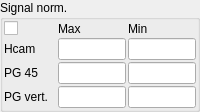
                     <widget class="QGroupBox" name="groupBox_13">
                      <property name="sizePolicy">
                       <sizepolicy hsizetype="Minimum" vsizetype="Minimum">
                        <horstretch>0</horstretch>
                        <verstretch>0</verstretch>
                       </sizepolicy>
                      </property>
                      <property name="styleSheet">
                       <string notr="true"/>
                      </property>
                      <property name="title">
                       <string>Signal norm.</string>
                      </property>
                      <layout class="QGridLayout" name="gridLayout_9" rowstretch="0">
                       <property name="sizeConstraint">
                        <enum>QLayout::SetMinimumSize</enum>
                       </property>
                       <property name="leftMargin">
                        <number>1</number>
                       </property>
                       <property name="topMargin">
                        <number>1</number>
                       </property>
                       <property name="rightMargin">
                        <number>1</number>
                       </property>
                       <property name="bottomMargin">
                        <number>1</number>
                       </property>
                       <property name="spacing">
                        <number>1</number>
                       </property>
                       <item row="0" column="0">
                        <layout class="QVBoxLayout" name="verticalLayout_28">
                         <property name="spacing">
                          <number>2</number>
                         </property>
                         <property name="sizeConstraint">
                          <enum>QLayout::SetMinimumSize</enum>
                         </property>
                         <item>
                          <layout class="QGridLayout" name="gridLayout_4">
                           <property name="sizeConstraint">
                            <enum>QLayout::SetMinimumSize</enum>
                           </property>
                           <item row="1" column="1">
                            <widget class="QLineEdit" name="lineEdit_hcam_max">
                             <property name="minimumSize">
                              <size>
                               <width>50</width>
                               <height>0</height>
                              </size>
                             </property>
                             <property name="maximumSize">
                              <size>
                               <width>68</width>
                               <height>16777215</height>
                              </size>
                             </property>
                            </widget>
                           </item>
                           <item row="1" column="0">
                            <widget class="QLabel" name="label_43">
                             <property name="maximumSize">
                              <size>
                               <width>64</width>
                               <height>16777215</height>
                              </size>
                             </property>
                             <property name="text">
                              <string>Hcam</string>
                             </property>
                            </widget>
                           </item>
                           <item row="0" column="1">
                            <widget class="QLabel" name="label_46">
                             <property name="maximumSize">
                              <size>
                               <width>40</width>
                               <height>16777215</height>
                              </size>
                             </property>
                             <property name="text">
                              <string>Max</string>
                             </property>
                            </widget>
                           </item>
                           <item row="0" column="2">
                            <widget class="QLabel" name="label_47">
                             <property name="maximumSize">
                              <size>
                               <width>40</width>
                               <height>16777215</height>
                              </size>
                             </property>
                             <property name="text">
                              <string>Min</string>
                             </property>
                            </widget>
                           </item>
                           <item row="2" column="1">
                            <widget class="QLineEdit" name="lineEdit_PG45_max">
                             <property name="minimumSize">
                              <size>
                               <width>50</width>
                               <height>0</height>
                              </size>
                             </property>
                             <property name="maximumSize">
                              <size>
                               <width>68</width>
                               <height>16777215</height>
                              </size>
                             </property>
                            </widget>
                           </item>
                           <item row="2" column="0">
                            <widget class="QLabel" name="label_45">
                             <property name="maximumSize">
                              <size>
                               <width>64</width>
                               <height>16777215</height>
                              </size>
                             </property>
                             <property name="text">
                              <string>PG 45</string>
                             </property>
                            </widget>
                           </item>
                           <item row="3" column="0">
                            <widget class="QLabel" name="label_44">
                             <property name="maximumSize">
                              <size>
                               <width>64</width>
                               <height>16777215</height>
                              </size>
                             </property>
                             <property name="text">
                              <string>PG vert.</string>
                             </property>
                            </widget>
                           </item>
                           <item row="3" column="1">
                            <widget class="QLineEdit" name="lineEdit_PGvert_max">
                             <property name="minimumSize">
                              <size>
                               <width>50</width>
                               <height>0</height>
                              </size>
                             </property>
                             <property name="maximumSize">
                              <size>
                               <width>68</width>
                               <height>16777215</height>
                              </size>
                             </property>
                            </widget>
                           </item>
                           <item row="1" column="2">
                            <widget class="QLineEdit" name="lineEdit_hcam_min">
                             <property name="minimumSize">
                              <size>
                               <width>50</width>
                               <height>0</height>
                              </size>
                             </property>
                             <property name="maximumSize">
                              <size>
                               <width>68</width>
                               <height>16777215</height>
                              </size>
                             </property>
                            </widget>
                           </item>
                           <item row="2" column="2">
                            <widget class="QLineEdit" name="lineEdit_PG45_min">
                             <property name="minimumSize">
                              <size>
                               <width>50</width>
                               <height>0</height>
                              </size>
                             </property>
                             <property name="maximumSize">
                              <size>
                               <width>68</width>
                               <height>16777215</height>
                              </size>
                             </property>
                            </widget>
                           </item>
                           <item row="3" column="2">
                            <widget class="QLineEdit" name="lineEdit_PGvert_min">
                             <property name="minimumSize">
                              <size>
                               <width>50</width>
                               <height>0</height>
                              </size>
                             </property>
                             <property name="maximumSize">
                              <size>
                               <width>68</width>
                               <height>16777215</height>
                              </size>
                             </property>
                            </widget>
                           </item>
                           <item row="0" column="0">
                            <widget class="QCheckBox" name="checkBox_normalisation">
                             <property name="text">
                              <string/>
                             </property>
                             <property name="checked">
                              <bool>false</bool>
                             </property>
                            </widget>
                           </item>
                          </layout>
                         </item>
                        </layout>
                       </item>
                      </layout>
                     </widget>
